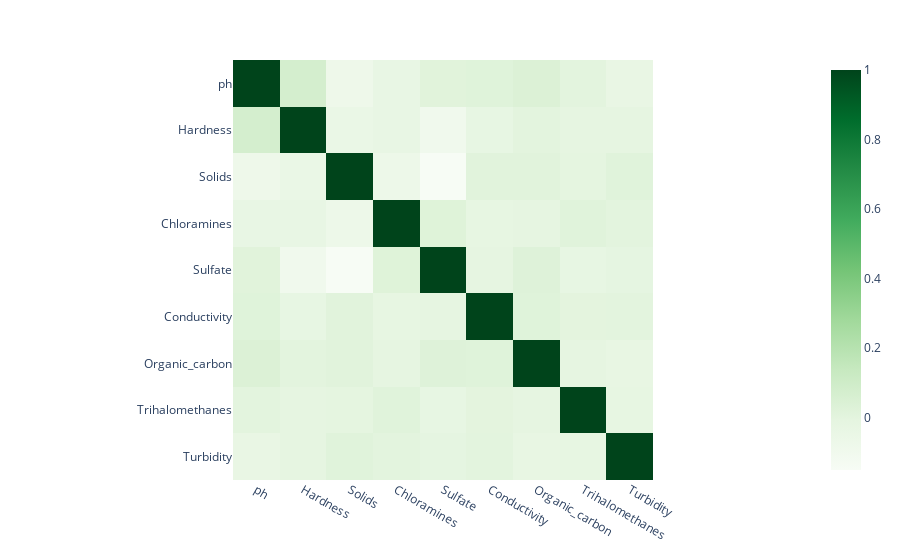

Source (notebook cell):
### Code cell
px.imshow(correlation, template = 'plotly_white', color_continuous_scale='greens')

### Figure 1 — Plotly figure (JSON) as saved in the notebook; plotly's stock layout.template omitted (floating-point values rounded to 4 significant figures)
{"data": [{"coloraxis": "coloraxis", "hovertemplate": "x: %{x}<br>y: %{y}<br>color: %{z}<extra></extra>", "name": "0", "type": "heatmap", "x": ["ph", "Hardness", "Solids", "Chloramines", "Sulfate", "Conductivity", "Organic_carbon", "Trihalomethanes", "Turbidity"], "xaxis": "x", "y": ["ph", "Hardness", "Solids", "Chloramines", "Sulfate", "Conductivity", "Organic_carbon", "Trihalomethanes", "Turbidity"], "yaxis": "y", "z": [[1, 0.07686, -0.0778, -0.03113, 0.0142, 0.02041, 0.03747, 0.004216, -0.03442], [0.07686, 1, -0.04751, -0.03014, -0.09287, -0.02426, 0.003954, -0.01283, -0.01466], [-0.0778, -0.04751, 1, -0.07072, -0.1499, 0.012, 0.01217, -0.009503, 0.0184], [-0.03113, -0.03014, -0.07072, 1, 0.02375, -0.02079, -0.01236, 0.01651, 0.00218], [0.0142, -0.09287, -0.1499, 0.02375, 1, -0.01426, 0.02723, -0.02571, -0.009745], [0.02041, -0.02426, 0.012, -0.02079, -0.01426, 1, 0.02217, 0.0007624, 0.00507], [0.03747, 0.003954, 0.01217, -0.01236, 0.02723, 0.02217, 1, -0.01253, -0.02658], [0.004216, -0.01283, -0.009503, 0.01651, -0.02571, 0.0007624, -0.01253, 1, -0.02176], [-0.03442, -0.01466, 0.0184, 0.00218, -0.009745, 0.00507, -0.02658, -0.02176, 1]]}], "layout": {"coloraxis": {"colorscale": [[0, "rgb(247,252,245)"], [0.125, "rgb(229,245,224)"], [0.25, "rgb(199,233,192)"], [0.375, "rgb(161,217,155)"], [0.5, "rgb(116,196,118)"], [0.625, "rgb(65,171,93)"], [0.75, "rgb(35,139,69)"], [0.875, "rgb(0,109,44)"], [1, "rgb(0,68,27)"]]}, "margin": {"t": 60}, "xaxis": {"anchor": "y", "constrain": "domain", "domain": [0, 1], "scaleanchor": "y"}, "yaxis": {"anchor": "x", "autorange": "reversed", "constrain": "domain", "domain": [0, 1]}}}
